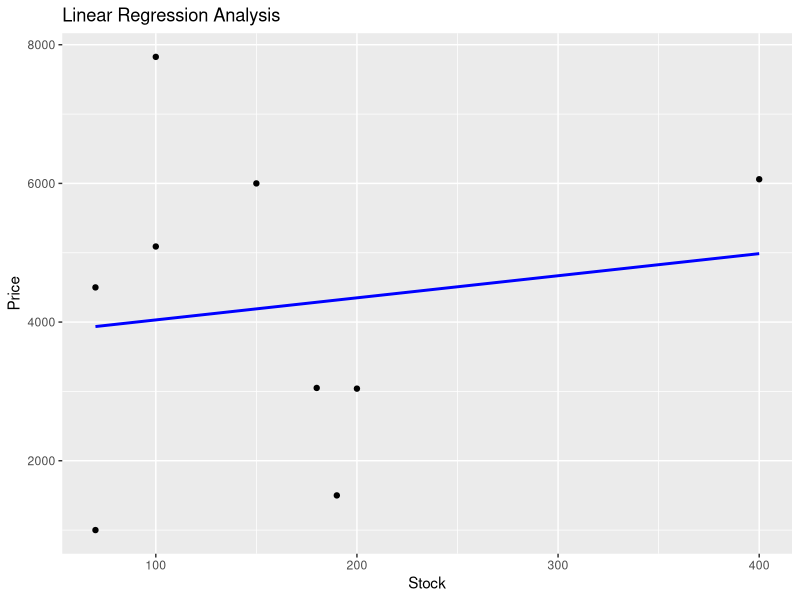
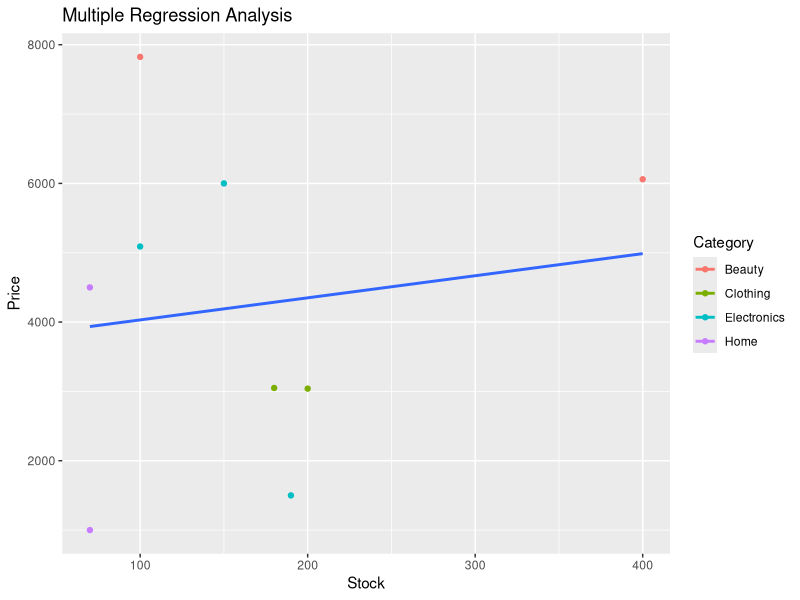
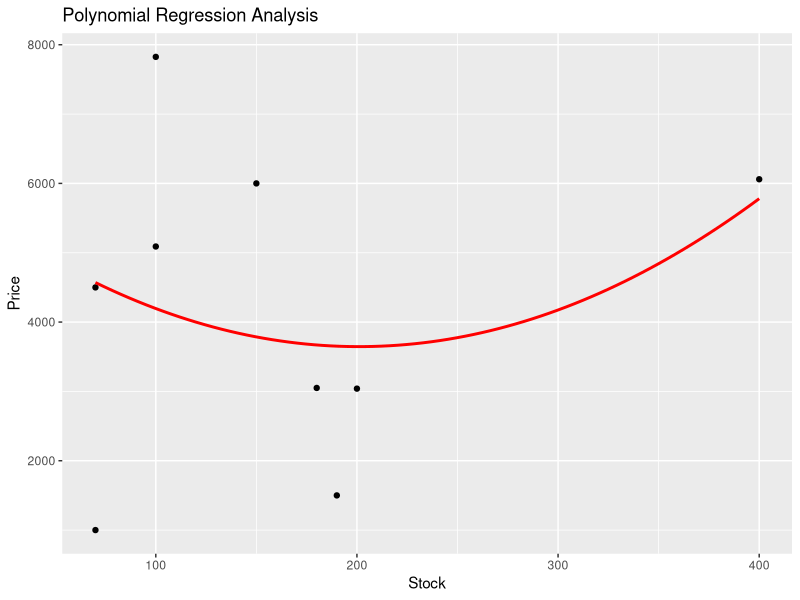
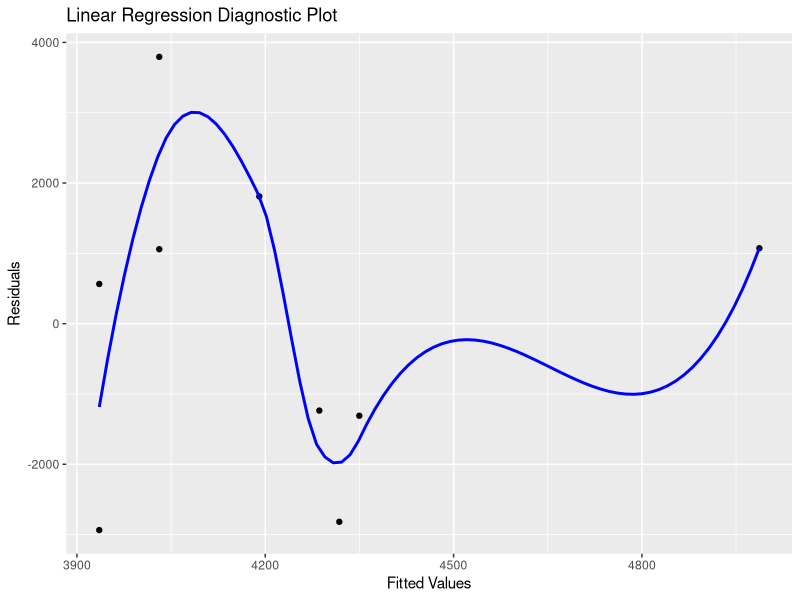
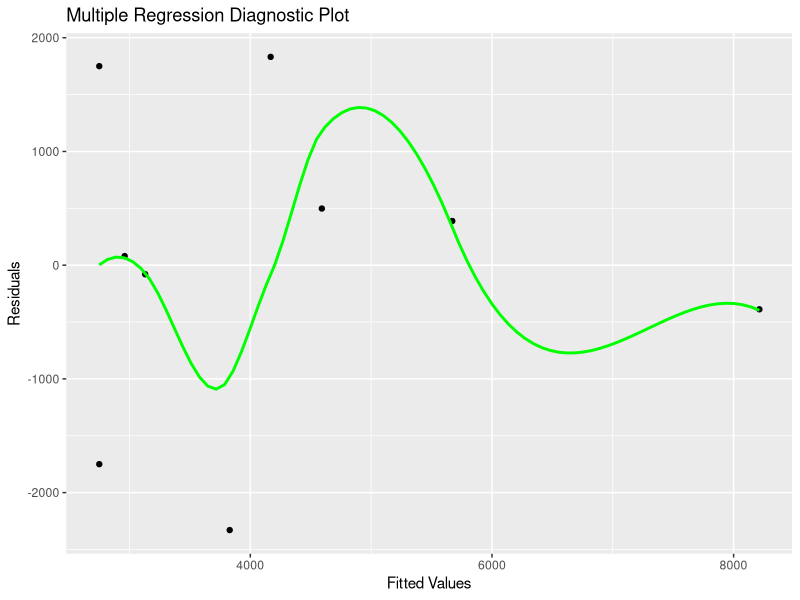
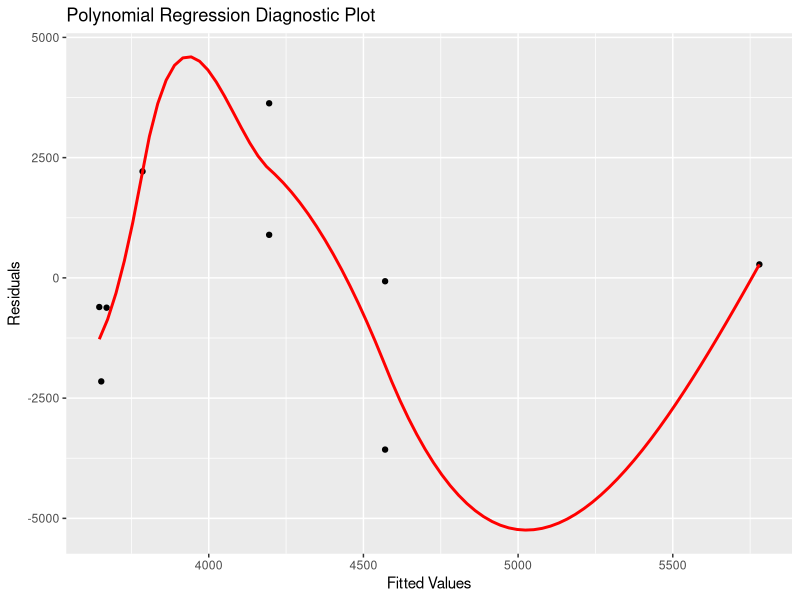

Write R code to recreate these figures, in order.
# Load required libraries
library(ggplot2)
library(caret)

# Sample Dataset
product_data <- data.frame(
  Product_ID = c(101, 102, 103, 104, 105, 106, 107, 108, 109),
  Category = c("Electronics", "Clothing", "Electronics", "Home", "Beauty", "Electronics", "Home", "Beauty", "Clothing"),
  Price = c(5090, 3040, 6000, 1000, 7825, 1500, 4500, 6060, 3050),
  Stock = c(100, 200, 150, 70, 100, 190, 70, 400, 180)
)

# Perform simple linear regression
linear_model <- lm(Price ~ Stock, data = product_data)

# Perform multiple regression (using Category as a factor variable)
multiple_model <- lm(Price ~ Stock + Category, data = product_data)

# Perform polynomial regression
poly_model <- lm(Price ~ poly(Stock, degree = 2), data = product_data)

# Evaluate model performance
linear_summary <- summary(linear_model)
multiple_summary <- summary(multiple_model)
poly_summary <- summary(poly_model)

# Additional Model Evaluation Metrics
linear_mse <- mean(residuals(linear_model)^2)
multiple_mse <- mean(residuals(multiple_model)^2)
poly_mse <- mean(residuals(poly_model)^2)

# Cross-validation for model comparison
cv_linear <- train(Price ~ Stock, data = product_data, method = "lm", trControl = trainControl(method = "cv"))
cv_multiple <- train(Price ~ Stock + Category, data = product_data, method = "lm", trControl = trainControl(method = "cv"))
cv_poly <- train(Price ~ poly(Stock, degree = 2), data = product_data, method = "lm", trControl = trainControl(method = "cv"))
# Visualization of regression results
ggplot(product_data, aes(x = Stock, y = Price)) +
  geom_point() +
  geom_smooth(data = product_data, method = "lm", se = FALSE, color = "blue", aes(group = 1)) +
  labs(title = "Linear Regression Analysis", x = "Stock", y = "Price")

# Visualization for Multiple Regression
ggplot(product_data, aes(x = Stock, y = Price, color = Category)) +
  geom_point() +
  geom_smooth(data = product_data, method = "lm", se = FALSE, aes(group = 1)) +
  labs(title = "Multiple Regression Analysis", x = "Stock", y = "Price")

# Visualization for Polynomial Regression
ggplot(product_data, aes(x = Stock, y = Price)) +
  geom_point() +
  geom_smooth(data = product_data, method = "lm", formula = y ~ poly(x, 2), se = FALSE, color = "red", aes(group = 1)) +
  labs(title = "Polynomial Regression Analysis", x = "Stock", y = "Price")
# Diagnostic Plots for Linear Regression
linear_diagnostic_plots <- ggplot(product_data, aes(x = fitted(linear_model), y = residuals(linear_model))) +
  geom_point() +
  geom_smooth(se = FALSE, color = "blue") +
  labs(title = "Linear Regression Diagnostic Plot", x = "Fitted Values", y = "Residuals")

# Diagnostic Plots for Multiple Regression
multiple_diagnostic_plots <- ggplot(product_data, aes(x = fitted(multiple_model), y = residuals(multiple_model))) +
  geom_point() +
  geom_smooth(se = FALSE, color = "green") +
  labs(title = "Multiple Regression Diagnostic Plot", x = "Fitted Values", y = "Residuals")

# Diagnostic Plots for Polynomial Regression
poly_diagnostic_plots <- ggplot(product_data, aes(x = fitted(poly_model), y = residuals(poly_model))) +
  geom_point() +
  geom_smooth(se = FALSE, color = "red") +
  labs(title = "Polynomial Regression Diagnostic Plot", x = "Fitted Values", y = "Residuals")

# Display Diagnostic Plots
print(linear_diagnostic_plots)
print(multiple_diagnostic_plots)
print(poly_diagnostic_plots)

# Create diagnostic plots for each regression model (residuals vs. fitted values, QQ plots, etc.)

# Print Results
cat("Linear Regression Coefficients:\n")
print(coefficients(linear_model))

cat("\nLinear Regression R-squared:\n", linear_summary$r.squared, "\n")
cat("Linear MSE:", linear_mse, "\n")

cat("\nMultiple Regression Coefficients:\n")
print(coefficients(multiple_model))

cat("\nMultiple Regression R-squared:\n", multiple_summary$r.squared, "\n")
cat("Multiple MSE:", multiple_mse, "\n")

cat("\nPolynomial Regression Coefficients:\n")
print(coefficients(poly_model))

cat("\nPolynomial Regression R-squared:\n", poly_summary$r.squared, "\n")
cat("Polynomial MSE:", poly_mse, "\n")

# Cross-validation Results
print(cv_linear)
print(cv_multiple)
print(cv_poly)
